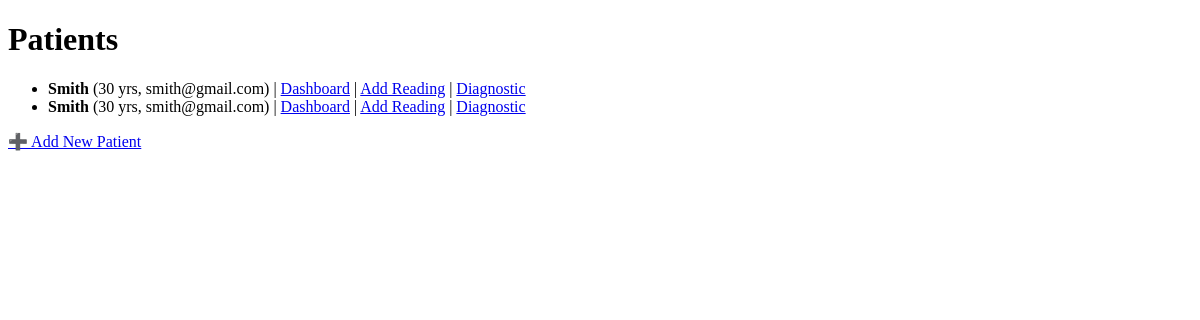
Before: / with the older database file.
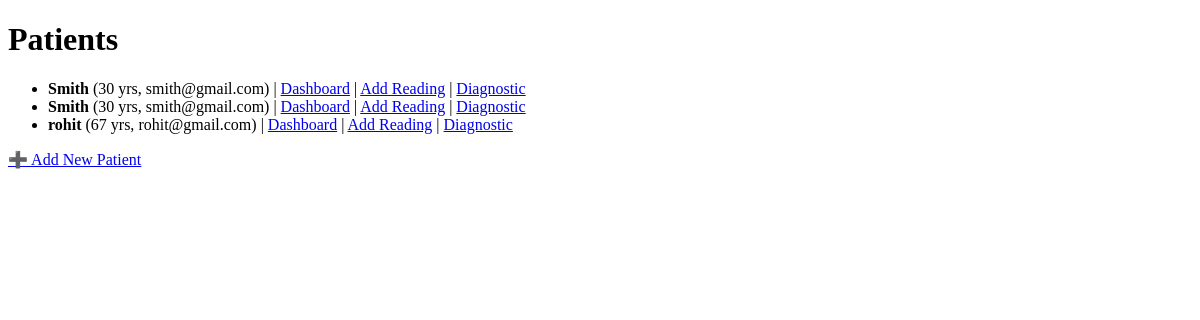
After: the same page with the newer database file.
### patients/models.py (models this page shows, shortened)
class Patient(models.Model):
    name = models.CharField(max_length=150)
    age = models.PositiveIntegerField(null=True, blank=True)
    email = models.EmailField(null=True, blank=True)

### patients/views.py (the view)
# urls.py: path("", views.index, name="index"),
def index(request):
    patients = Patient.objects.all()
    return render(request, "patients/index.html", {"patients": patients})

### patients/templates/patients/index.html (shortened to what this page needs)
<!doctype html>
<html>
<head>
</head>
<body>
  <h1>Patients</h1>
  <ul>
    {% for patient in patients %}
      <li>
        <strong>{{ patient.name }}</strong> ({{ patient.age }} yrs, {{ patient.email }})
        |
        <a href="{% url 'patients:dashboard' patient_id=patient.id %}">Dashboard</a>
        |
        <a href="{% url 'patients:input_reading' patient.id %}">Add Reading</a>
        |
        <a href="{% url 'patients:upload_diagnostic' patient.id %}">Diagnostic</a>
      </li>
    {% empty %}
      <li>No patients yet.</li>
    {% endfor %}
  </ul>
  <p><a href="{% url 'patients:create_patient' %}">➕ Add New Patient</a></p>
</body>
</html>

Changed rows visible on the page:
added Patient: name "rohit", age "67", email "rohit@gmail.com"
